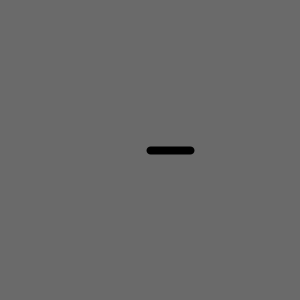
Frame 1 (no input)
Frame 60 (the mouse pressed at the canvas centre just before this capture): identical to frame 1, image omitted
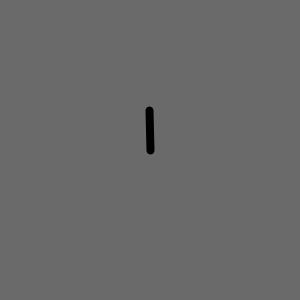
Frame 120 (the mouse held since frame 60 and released just before this capture)

The Processing sketch that drew these frames (run headless with seeded random() and noise(); from frame 60 on, the mouse is pressed at the canvas centre):

// Processing sketch: processing_92506
// ── processing_92506.pde

void setup() {  //setup function called initially, only once
  size(300, 300);
  smooth();
  strokeWeight(8);
  colorMode(HSB,360,100,100);

}

void draw() {
  frameRate(12);
  background(150);
  float angle = map(mouseX,0,width,0, PI);
  translate (150,150);
  rotate(-angle);
  line(0,0,40,0);
  //float normX= mouseY/100;
  //background(0);
  //fill(20,100,100,200);
  //ellipse(mouseX, 16, 33, 33);
  //ellipse(mouseX,50, pow(normX,4)*width, pow(normX,4)*width);
  //ellipse(mouseX,84, pow(normX,8)*width, pow(normX,8)*width);
  //println(normX + " " + pow(normX,4)*width);
}
